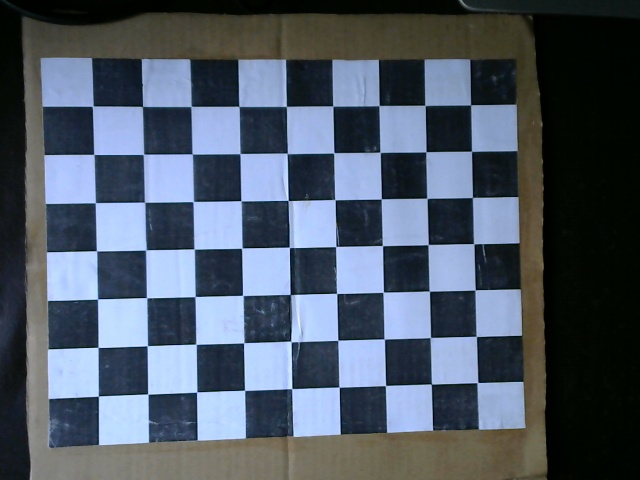
#> input picture practice/car_demage/calibration_images/image0.jpg, 640 x 480 px; its folder holds only this picture in this run
$ jupyter execute '1-相机标定.ipynb'
#> lines starting #> are read from the running program, lines starting #| are printed output that depends on the picture; after the words box and inside, x2 and y2 are one past the last pixel; in counts of white or black regions, pixels touching at a corner belong together; long printed decimals are rounded
[cell 1]
import cv2
import numpy as np
import glob

# 设置棋盘格角点数量 (9x7)
# 对于一个10x8的棋盘格，应该设置棋盘格角点为(9, 7)，因为在一个由10个格（5个黑5个白）组成的行中，有9个内角点，同理列中有7个内角点。
checkerboard_size = (9, 7)

# 准备对象点，如 (0,0,0), (1,0,0), ..., (8,6,0)
objp = np.zeros((checkerboard_size[0] * checkerboard_size[1], 3), np.float32)
objp[:,:2] = np.mgrid[0:checkerboard_size[0],0:checkerboard_size[1]].T.reshape(-1,2)

# 用于存储所有图片的对象点和角点的数组
objpoints = [] # 真实世界中的点
imgpoints = [] # 图像中的点

# 获取标定图片路径
images = glob.glob('./calibration_images/*.jpg')

for fname in images:
    img = cv2.imread(fname)
#> img is the input picture: shape (480, 640, 3); mean B, G, R 102.5, 88.8, 78.2
    gray = cv2.cvtColor(img, cv2.COLOR_BGR2GRAY)
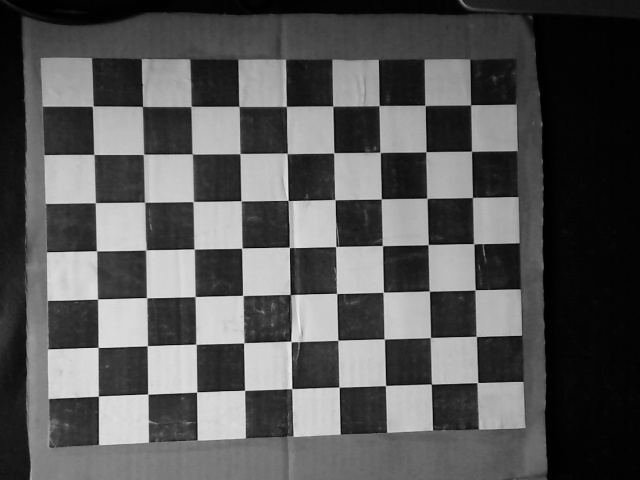
#> gray: shape (480, 640); min 0, max 242, mean 87.2

    # 找到棋盘格角点
    ret, corners = cv2.findChessboardCorners(gray, (checkerboard_size[0], checkerboard_size[1]), None)
#> ret = True; corners = 63 rows, first 8: [92.52, 106.2], [142.5, 106.5], [191.2, 106.4], [238.6, 106], [286.5, 106], [332.8, 106.1], [379.5, 105.2], [425, 105.5]

    # 如果找到足够点对，将其存储起来
    if ret == True:
        objpoints.append(objp)
        corners2 = cv2.cornerSubPix(gray,corners, (11,11), (-1,-1), criteria=(cv2.TERM_CRITERIA_EPS + cv2.TERM_CRITERIA_MAX_ITER, 30, 0.001))
#> corners2 = 63 rows, first 8: [92.66, 106.2], [142.5, 106.4], [191, 106.5], [238.9, 106.3], [286.4, 106.4], [332.8, 106], [379.1, 105.6], [425, 105.4]
        imgpoints.append(corners2)

        # 绘制并显示角点
        img = cv2.drawChessboardCorners(img, (checkerboard_size[0], checkerboard_size[1]), corners2, ret)
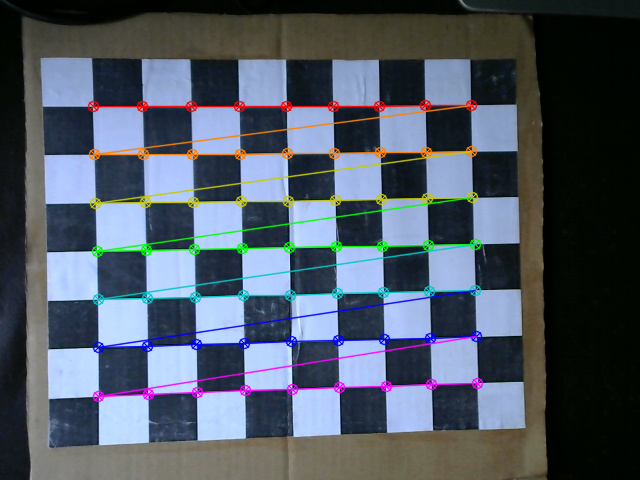
#> img: shape (480, 640, 3); 6.39% of pixels changed, all inside (x1, y1, x2, y2) = (87, 99, 484, 403)
        cv2.imshow('img', img)
        cv2.waitKey(500)

cv2.destroyAllWindows()

# 标定
ret, mtx, dist, rvecs, tvecs = cv2.calibrateCamera(objpoints, imgpoints, gray.shape[::-1], None, None)
#> ret = 0.216; mtx = [[995.8, 0, 347.6], [0, 999, 254.7], [0, 0, 1]]; dist = [[0.0343, 1.1, -0.00324, -0.00203, -1.65]]; rvecs = ([-0.0227, -0.0893, -0.0212],); tvecs = ([-5.29, -3.07, 20.95],)

# 输出结果
print("相机矩阵:\n", mtx)
#| 相机矩阵:
#|  [[995.831   0.         347.581]
#|  [  0.         998.983  254.659]
#|  [  0.           0.           1.        ]]
print("畸变系数:\n", dist)
#| 畸变系数:
#|  [[ 0.03433  1.104 -0.00324 -0.002028 -1.655]]
print("旋转向量:\n", rvecs)
#| 旋转向量:
#|  (array([[-0.02266],
#|        [-0.08931],
#|        [-0.02123]]),)
print("平移向量:\n", tvecs)
#| 平移向量:
#|  (array([[-5.295],
#|        [-3.074  ],
#|        [20.950]]),)

$ run again, on practice/car_demage/calibration_images/image12.jpg
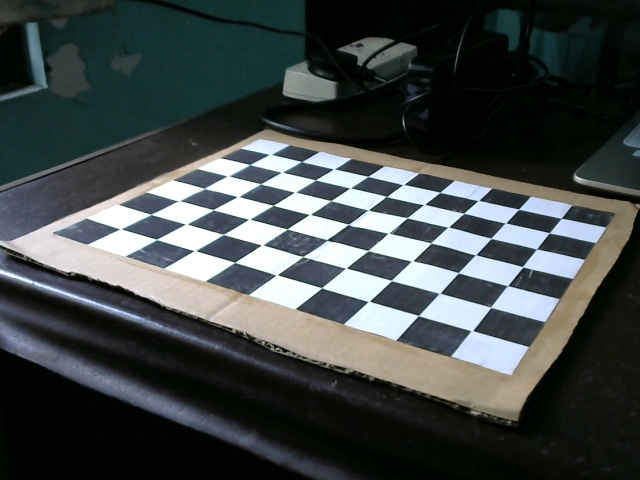
#> input picture practice/car_demage/calibration_images/image12.jpg, 640 x 480 px
#> img is the input picture: shape (480, 640, 3); mean B, G, R 72, 72.1, 65.9
#> `gray = cv2.cvtColor(img, cv2.COLOR_BGR2GRAY)`:
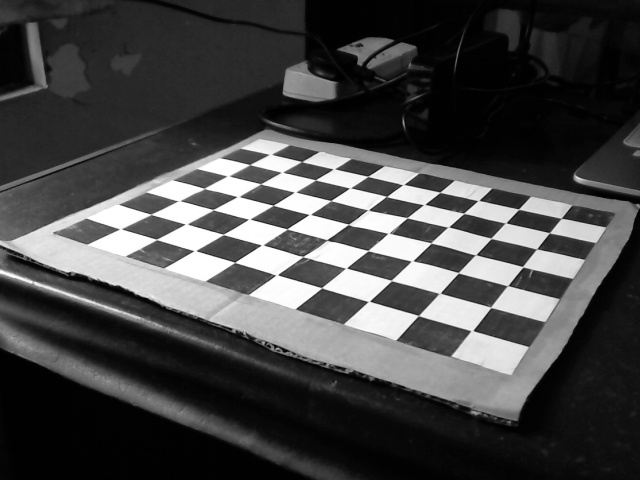
#> gray: shape (480, 640); min 0, max 255, mean 70.2
#> `ret, corners = cv2.findChessboardCorners(gray, (checkerboard_size[0], ..`: ret = True; corners = 63 rows, first 8: [473.1, 330.3], [418.5, 315.6], [369.5, 301.2], [321.6, 287.7], [277.8, 274.6], [234.7, 262.4], [200, 250], [156.4, 239.4]
#> corners2 = 63 rows, first 8: [472, 330.6], [418.4, 315.6], [368.8, 301.4], [321.5, 287.8], [276.6, 274.8], [234.7, 262.4], [194.9, 250.6], [156.5, 239.5]
#> `img = cv2.drawChessboardCorners(img, (checkerboard_size[0], checkerboa..`:
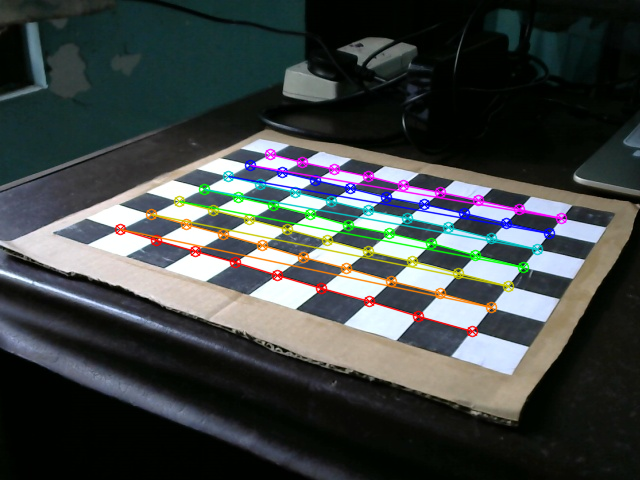
#> img: shape (480, 640, 3); 5.46% of pixels changed, all inside (x1, y1, x2, y2) = (114, 148, 568, 338)
#> `ret, mtx, dist, rvecs, tvecs = cv2.calibrateCamera(objpoints, imgpoint..`: ret = 0.452; mtx = [[858.8, 0, 333.9], [0, 962.4, 184.4], [0, 0, 1]]; dist = [[-0.726, 19.37, -0.00448, 0.00454, -143.3]]; rvecs = ([-0.369, -1.58, -2.18],); tvecs = ([2.4, 2.28, 14.86],)
#| 相机矩阵:
#|  [[858.831    0.         333.939]
#|  [  0.         962.361 184.389 ]
#|  [  0.           0.           1.        ]]
#| 畸变系数:
#|  [[-7.26263027e-01  1.93680878e+01 -4.47658718e-03  4.54159858e-03
#|   -1.43260487e+02]]
#| 旋转向量:
#|  (array([[-0.3687],
#|        [-1.584 ],
#|        [-2.181 ]]),)
#| 平移向量:
#|  (array([[ 2.396],
#|        [ 2.284],
#|        [14.858]]),)

$ run again, on practice/car_demage/calibration_images/image13.jpg
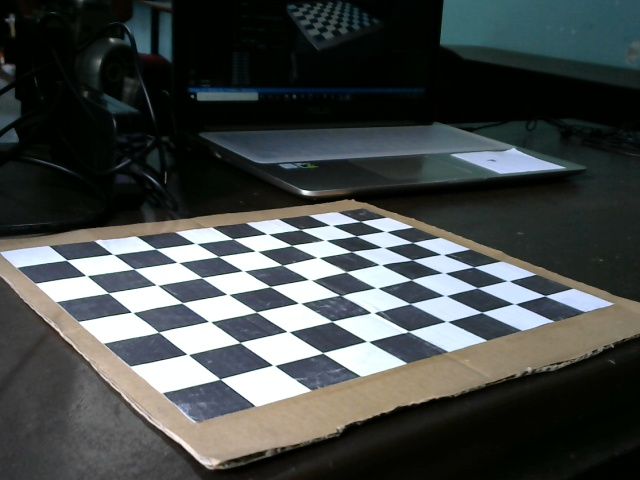
#> input picture practice/car_demage/calibration_images/image13.jpg, 640 x 480 px
#> img is the input picture: shape (480, 640, 3); mean B, G, R 72.5, 73.5, 68.7
#> `gray = cv2.cvtColor(img, cv2.COLOR_BGR2GRAY)`:
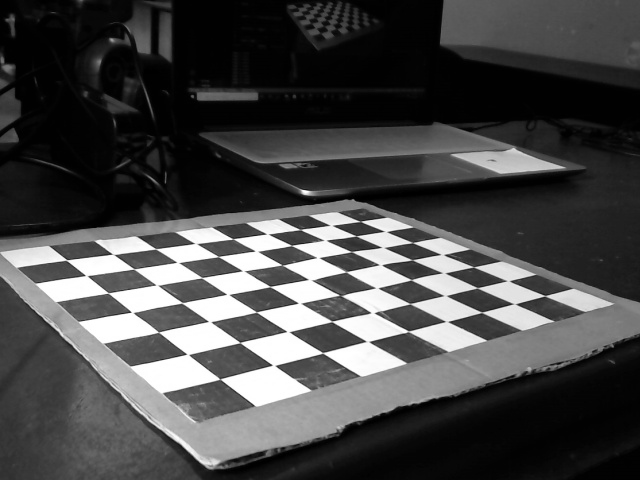
#> gray: shape (480, 640); min 0, max 255, mean 71.9
#> `ret, corners = cv2.findChessboardCorners(gray, (checkerboard_size[0], ..`: ret = True; corners = 63 rows, first 8: [544.5, 295.5], [512, 303.9], [481.8, 312.4], [444.6, 321.2], [408.6, 331], [367.4, 341.4], [322.5, 352.6], [271.7, 365.2]
#> corners2 = 63 rows, first 8: [544.8, 295.7], [514.4, 303.8], [481.6, 312.4], [446.7, 321.5], [408.5, 331.4], [367.5, 341.5], [322.7, 352.8], [273.6, 365.3]
#> `img = cv2.drawChessboardCorners(img, (checkerboard_size[0], checkerboa..`:
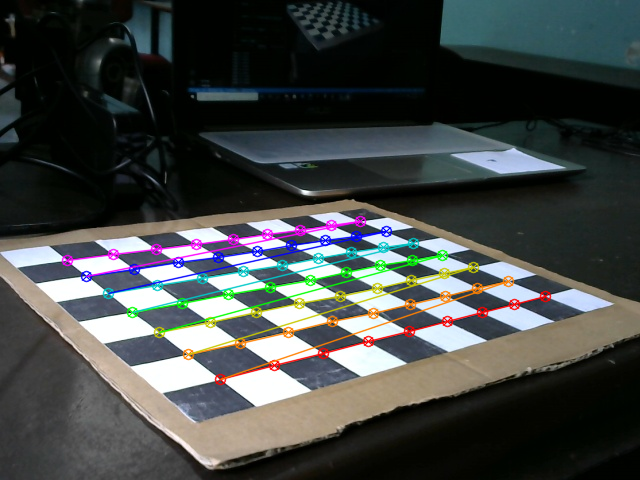
#> img: shape (480, 640, 3); 5.14% of pixels changed, all inside (x1, y1, x2, y2) = (61, 215, 552, 386)
#> `ret, mtx, dist, rvecs, tvecs = cv2.calibrateCamera(objpoints, imgpoint..`: ret = 0.489; mtx = [[789.3, 0, 275.6], [0, 629.7, 251.2], [0, 0, 1]]; dist = [[-0.01, 1.45, -0.0155, -0.0172, -7.64]]; rvecs = ([-0.556, 1.42, 2.21],); tvecs = ([5.69, 1.2, 16.44],)
#| 相机矩阵:
#|  [[789.282    0.         275.607]
#|  [  0.         629.697  251.178]
#|  [  0.           0.           1.        ]]
#| 畸变系数:
#|  [[-0.01001  1.450 -0.01551 -0.01719 -7.639]]
#| 旋转向量:
#|  (array([[-0.5557],
#|        [ 1.418],
#|        [ 2.208]]),)
#| 平移向量:
#|  (array([[ 5.687],
#|        [ 1.203],
#|        [16.441]]),)

$ run again, on practice/car_demage/calibration_images/image14.jpg
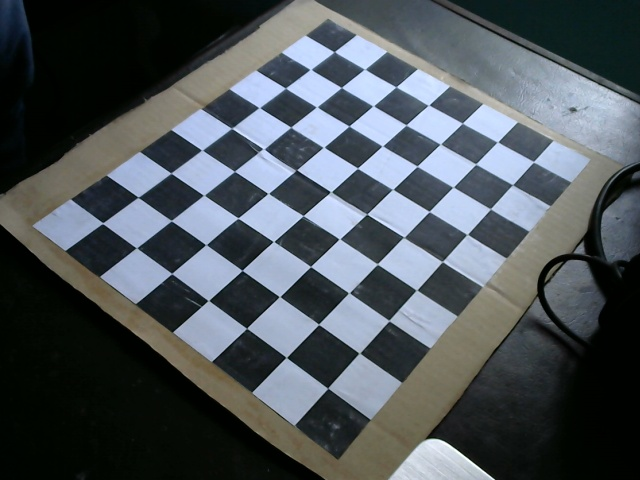
#> input picture practice/car_demage/calibration_images/image14.jpg, 640 x 480 px
#> img is the input picture: shape (480, 640, 3); mean B, G, R 89.3, 84.4, 77.2
#> `gray = cv2.cvtColor(img, cv2.COLOR_BGR2GRAY)`:
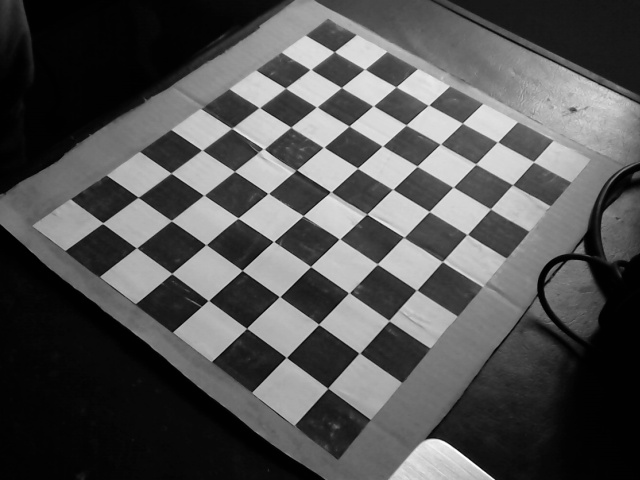
#> gray: shape (480, 640); min 0, max 254, mean 82.8
#> `ret, corners = cv2.findChessboardCorners(gray, (checkerboard_size[0], ..`: ret = True; corners = 63 rows, first 8: [533.5, 161.7], [512.5, 184.6], [490.4, 208.6], [467.3, 234.4], [442.4, 261.6], [416.5, 290.1], [389, 320.6], [359.3, 353.2]
#> corners2 = 63 rows, first 8: [533.5, 161.7], [512.5, 184.8], [490.4, 208.9], [467.2, 234.4], [442.4, 261.6], [416.5, 290.1], [389, 320.6], [359.4, 353.1]
#> `img = cv2.drawChessboardCorners(img, (checkerboard_size[0], checkerboa..`:
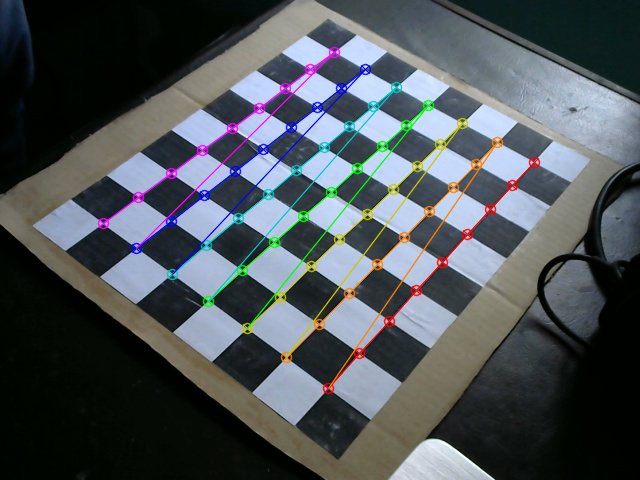
#> img: shape (480, 640, 3); 4.5% of pixels changed, all inside (x1, y1, x2, y2) = (97, 46, 541, 395)
#> `ret, mtx, dist, rvecs, tvecs = cv2.calibrateCamera(objpoints, imgpoint..`: ret = 0.331; mtx = [[700.6, 0, 313.4], [0, 631.6, 214.5], [0, 0, 1]]; dist = [[0.408, -5.87, -0.00717, 0.00865, 30.85]]; rvecs = ([-0.427, 0.611, 2.19],); tvecs = ([5.21, -1.36, 16.94],)
#| 相机矩阵:
#|  [[700.603   0.         313.426]
#|  [  0.         631.572 214.488]
#|  [  0.           0.           1.        ]]
#| 畸变系数:
#|  [[ 4.07789818e-01 -5.87042472e+00 -7.16715389e-03  8.65129914e-03
#|    3.08496760e+01]]
#| 旋转向量:
#|  (array([[-0.427],
#|        [ 0.611],
#|        [ 2.190 ]]),)
#| 平移向量:
#|  (array([[ 5.209],
#|        [-1.362  ],
#|        [16.937 ]]),)

$ run again, on practice/car_demage/calibration_images/image1.jpg
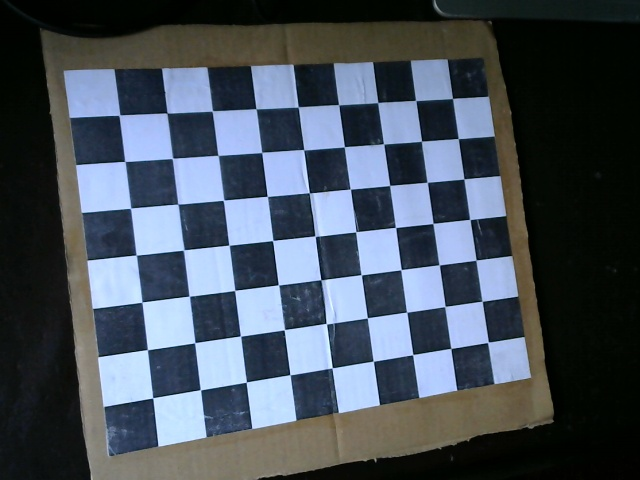
#> input picture practice/car_demage/calibration_images/image1.jpg, 640 x 480 px
#> img is the input picture: shape (480, 640, 3); mean B, G, R 90.5, 80.1, 70.6
#> `gray = cv2.cvtColor(img, cv2.COLOR_BGR2GRAY)`:
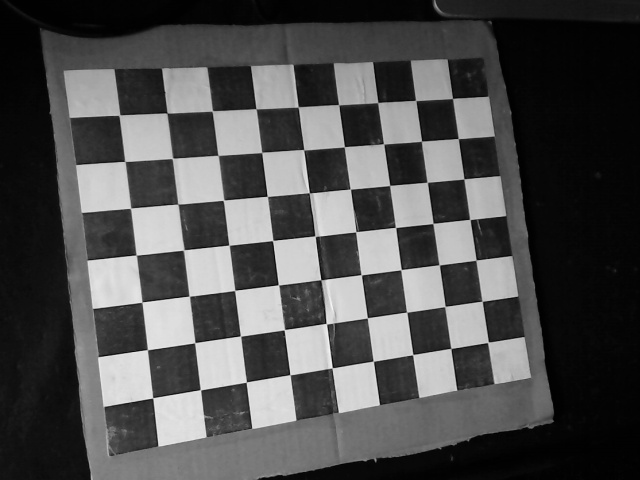
#> gray: shape (480, 640); min 0, max 246, mean 78.5
#> `ret, corners = cv2.findChessboardCorners(gray, (checkerboard_size[0], ..`: ret = True; corners = 63 rows, first 8: [488.4, 342], [450.9, 348.6], [412.9, 354.5], [373.4, 361.2], [336, 364], [287, 371], [250, 378], [197, 386]
#> corners2 = 63 rows, first 8: [488.1, 342.3], [450.7, 348.4], [412.7, 354.6], [373.3, 361.2], [332.1, 368], [290.1, 374.7], [246.3, 382.1], [200.4, 389.7]
#> `img = cv2.drawChessboardCorners(img, (checkerboard_size[0], checkerboa..`:
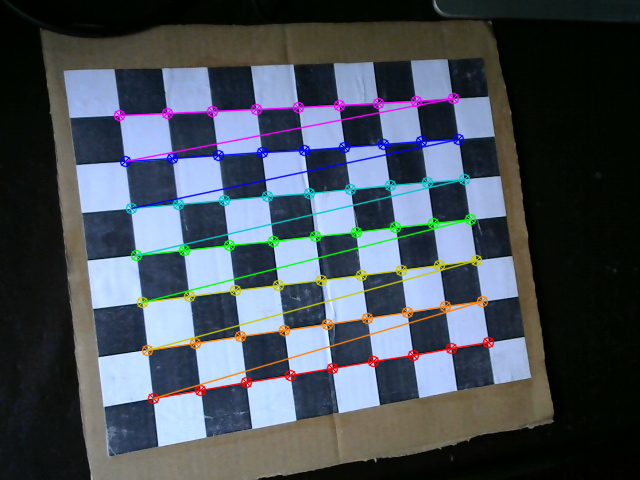
#> img: shape (480, 640, 3); 5.79% of pixels changed, all inside (x1, y1, x2, y2) = (113, 92, 495, 405)
#> `ret, mtx, dist, rvecs, tvecs = cv2.calibrateCamera(objpoints, imgpoint..`: ret = 0.185; mtx = [[768.7, 0, 354], [0, 784.8, 252.3], [0, 0, 1]]; dist = [[-0.0306, 1.17, -0.0039, 3.7e-05, -4.71]]; rvecs = ([-0.47, 0.14, 2.98],); tvecs = ([3.28, 2.17, 18.83],)
#| 相机矩阵:
#|  [[768.651   0.         353.998]
#|  [  0.         784.818 252.313]
#|  [  0.           0.           1.        ]]
#| 畸变系数:
#|  [[-3.06384406e-02  1.17029768e+00 -3.89847898e-03  3.70179061e-05
#|   -4.71144297e+00]]
#| 旋转向量:
#|  (array([[-0.4702],
#|        [ 0.1397],
#|        [ 2.978]]),)
#| 平移向量:
#|  (array([[ 3.283],
#|        [ 2.167],
#|        [18.834]]),)
